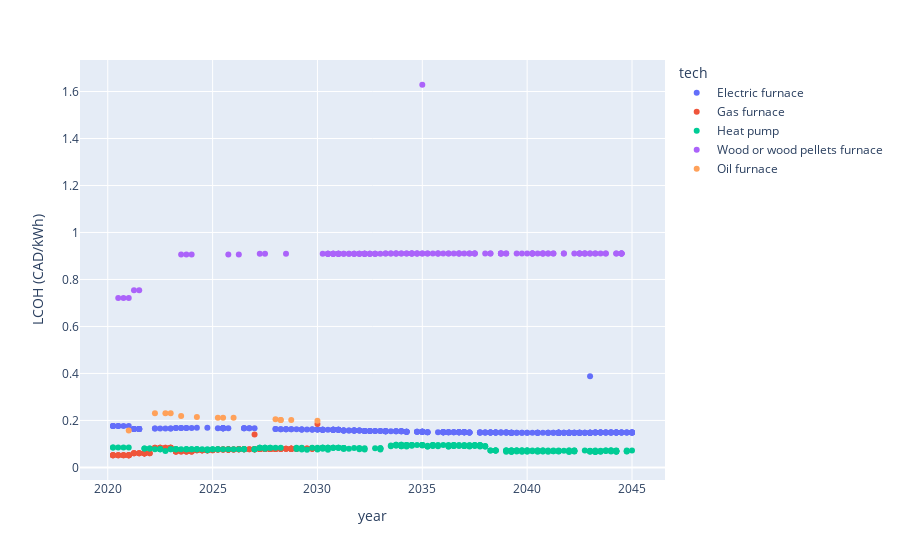

The notebook cell this image was saved under:
### Code cell
import plotly.express as px
adopt_df = res.adoption_details_df.set_index(["year", "RunId", "AgentID"])
heat_dem = res.results_df.set_index(["year", "RunId", "AgentID"])[["Heat demand"]]
adopt_df["Heat demand (kWh)"] = heat_dem.loc[adopt_df.index,"Heat demand"]
adopt_df["LCOH (CAD/kWh)"] = adopt_df["annual_costs"] / adopt_df["Heat demand (kWh)"]

px.scatter(adopt_df.reset_index(), x="year", y="LCOH (CAD/kWh)", color="tech", template="plotly")

### Figure 1 — Plotly figure (JSON) as saved in the notebook; plotly's stock layout.template omitted (floating-point values rounded to 4 significant figures; data arrays with more than 128 entries replaced by an {"elided": "..."} marker saying what was removed)
{"data": [{"hovertemplate": "tech=Electric furnace<br>year=%{x}<br>LCOH (CAD/kWh)=%{y}<extra></extra>", "legendgroup": "Electric furnace", "marker": {"color": "#636efa", "symbol": "circle"}, "mode": "markers", "name": "Electric furnace", "orientation": "v", "showlegend": true, "type": "scatter", "x": {"elided": "297 float values"}, "xaxis": "x", "y": {"elided": "297 float values"}, "yaxis": "y"}, {"hovertemplate": "tech=Gas furnace<br>year=%{x}<br>LCOH (CAD/kWh)=%{y}<extra></extra>", "legendgroup": "Gas furnace", "marker": {"color": "#EF553B", "symbol": "circle"}, "mode": "markers", "name": "Gas furnace", "orientation": "v", "showlegend": true, "type": "scatter", "x": {"elided": "174 float values"}, "xaxis": "x", "y": {"elided": "174 float values"}, "yaxis": "y"}, {"hovertemplate": "tech=Heat pump<br>year=%{x}<br>LCOH (CAD/kWh)=%{y}<extra></extra>", "legendgroup": "Heat pump", "marker": {"color": "#00cc96", "symbol": "circle"}, "mode": "markers", "name": "Heat pump", "orientation": "v", "showlegend": true, "type": "scatter", "x": {"elided": "260 float values"}, "xaxis": "x", "y": {"elided": "260 float values"}, "yaxis": "y"}, {"hovertemplate": "tech=Wood or wood pellets furnace<br>year=%{x}<br>LCOH (CAD/kWh)=%{y}<extra></extra>", "legendgroup": "Wood or wood pellets furnace", "marker": {"color": "#ab63fa", "symbol": "circle"}, "mode": "markers", "name": "Wood or wood pellets furnace", "orientation": "v", "showlegend": true, "type": "scatter", "x": {"elided": "136 float values"}, "xaxis": "x", "y": {"elided": "136 float values"}, "yaxis": "y"}, {"hovertemplate": "tech=Oil furnace<br>year=%{x}<br>LCOH (CAD/kWh)=%{y}<extra></extra>", "legendgroup": "Oil furnace", "marker": {"color": "#FFA15A", "symbol": "circle"}, "mode": "markers", "name": "Oil furnace", "orientation": "v", "showlegend": true, "type": "scatter", "x": [2021, 2022.0, 2023.0, 2023, 2024.0, 2024.0, 2025.0, 2026.0, 2026, 2028, 2028.0, 2028.0, 2029.0, 2030], "xaxis": "x", "y": [0.1568, 0.2307, 0.2307, 0.2307, 0.2186, 0.2148, 0.2119, 0.2119, 0.2119, 0.2051, 0.2014, 0.2014, 0.2014, 0.1983], "yaxis": "y"}], "layout": {"legend": {"title": {"text": "tech"}, "tracegroupgap": 0}, "margin": {"t": 60}, "xaxis": {"anchor": "y", "domain": [0, 1], "title": {"text": "year"}}, "yaxis": {"anchor": "x", "domain": [0, 1], "title": {"text": "LCOH (CAD/kWh)"}}}}
